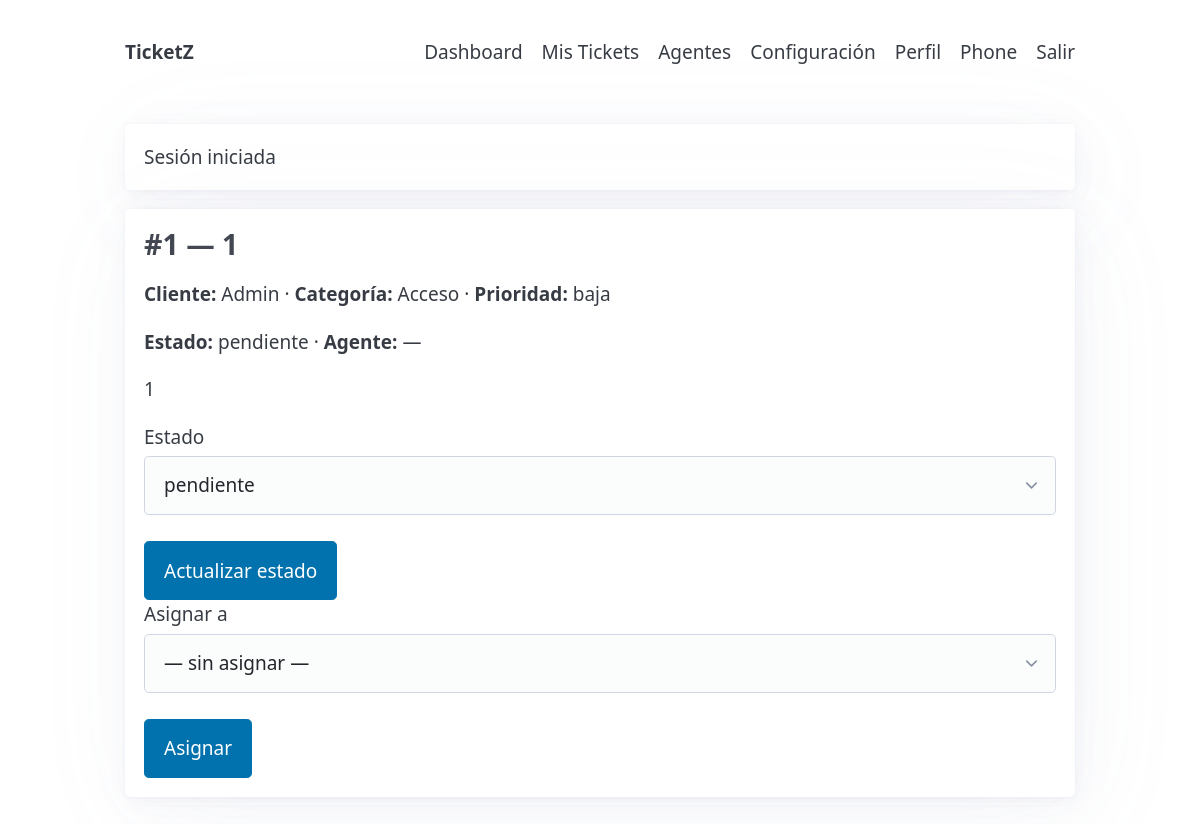
The app's page /?page=ticket&id=1 (signed in) with its own data.
### tables this page shows
CREATE TABLE tickets(
        id INTEGER PRIMARY KEY AUTOINCREMENT,
        user_id INTEGER NOT NULL REFERENCES users(id) ON DELETE CASCADE,
        agent_id INTEGER REFERENCES users(id),
        title TEXT NOT NULL,
        category TEXT NOT NULL,
        priority TEXT NOT NULL,
        status TEXT NOT NULL DEFAULT "abierto",
        description TEXT,
        created_at INTEGER NOT NULL,
        updated_at INTEGER NOT NULL
    );

### app/db.php (called while the page is built, shortened)
<?php
function db(): PDO {
    static $pdo = null;
    if ($pdo) return $pdo;
    $dsn = 'sqlite:' . DB_FILE;
    try {
        $pdo = new PDO($dsn);
        $pdo->setAttribute(PDO::ATTR_ERRMODE, PDO::ERRMODE_EXCEPTION);
        $pdo->exec('PRAGMA foreign_keys = ON');
        return $pdo;
    } catch (PDOException $e) {
        http_response_code(500);
        $msg = "No se pudo abrir la base de datos SQLite en: " . DB_FILE . "\\nError: " . $e->getMessage();
        echo nl2br(htmlspecialchars($msg, ENT_QUOTES | ENT_SUBSTITUTE, 'UTF-8'));
        exit;
    }
}

### app/models.php (called while the page is built, shortened)
<?php
function get_ticket(int $id): ?array {
    $st=db()->prepare('SELECT t.*, u.name AS user_name, a.name AS agent_name
        FROM tickets t JOIN users u ON u.id=t.user_id LEFT JOIN users a ON a.id=t.agent_id WHERE t.id=?');
    $st->execute([$id]); $t=$st->fetch(PDO::FETCH_ASSOC);
    return $t ?: null;
}

### public/index.php (the view, shortened to what this page needs)
<?php
$page   = $_GET['page'] ?? 'home';
if ($page === 'ticket') {
    $tid = (int)($_GET['id'] ?? 0);
    $t = get_ticket($tid);
    echo '<div class="narrow">
      <article class="card">
        <div class="ticket-header">
          <h3>#'.(int)$t['id'].' — '.e($t['title']).'</h3>
        </div>
        <p class="ticket-meta">
          <span><b>Cliente:</b> '.e($t['user_name']).'</span> ·
          <span><b>Categoría:</b> '.e($t['category']).'</span> ·
          <span><b>Prioridad:</b> '.e($t['priority']).'</span>
        </p>
        <p><b>Estado:</b> <span class="badge status-'.e($t['status']).'">'.e($t['status']).'</span> ·
           <b>Agente:</b> '.e($t['agent_name']??'—').'</p>
        <p>'.nl2br(e($t['description'] ?? '')).'</p>
        <div class="grid-2">
          <form class="actions" method="post" action="?action=status">'.form_csrf().'
              <input type="hidden" name="ticket_id" value="'.(int)$t['id'].'">
              <label>Estado<select name="status"><option '.($t['status']=='abierto'?'selected':'').'>abierto</option><option '.($t['status']=='pendiente'?'selected':'').'>pendiente</option><option '.($t['status']=='cerrado'?'selected':'').'>cerrado</option></select></label>
              <button>Actualizar estado</button>
          </form>
          <form class="actions" method="post" action="?action=assign">'.form_csrf().'
              <input type="hidden" name="ticket_id" value="'.(int)$t['id'].'">
              <label>Asignar a<select name="agent_id"><option value="">— sin asignar —</option>';
          echo '</select></label><button>Asignar</button></form>
        </div>
      </article>
    </div>';
    render_footer(); exit;
}

### public/assets/style.css (style rules this page uses)
:root { --brand: #7c4b2b; --brand-2: #f4e6d6; --brand-3: #f7f2ea; }
html, body { overflow: auto !important; }

### records on screen
tickets: id "1", title "1", category "Acceso", priority "baja", status "pendiente", description "1"

### other values on screen
$m "Sesión iniciada"
$t['user_name'] "Admin"
$t['agent_name'] "—"
